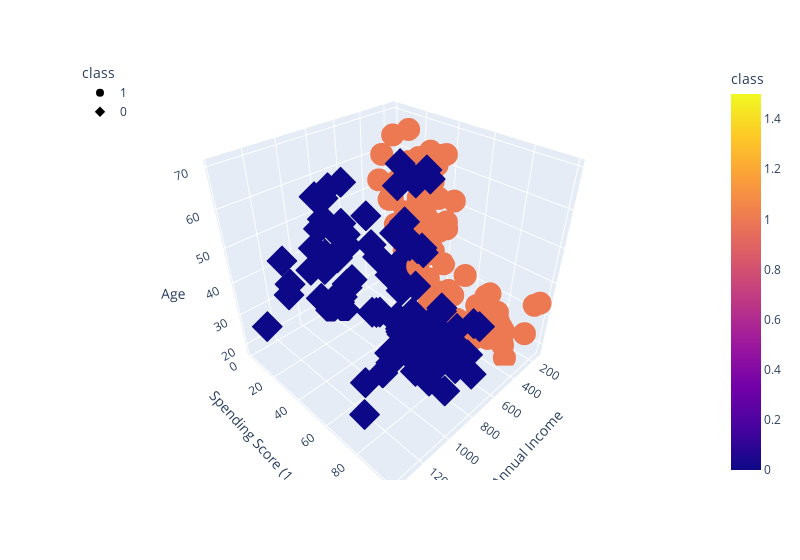

The cell this chart's notebook holds for it:
### Code cell
fig = px.scatter_3d(
    df_shopping,
x="Annual Income",
    y="Spending Score (1-100)",
    z="Age",
color="class",
    symbol="class",
    width=800,
)
fig.update_layout(legend=dict(x=0, y=1))
fig.show()

### Figure 1 — Plotly figure (JSON) as saved in the notebook; plotly's stock layout.template omitted (floating-point values rounded to 4 significant figures)
{"data": [{"hovertemplate": "class=%{marker.color}<br>Annual Income=%{x}<br>Spending Score (1-100)=%{y}<br>Age=%{z}<extra></extra>", "legendgroup": "1", "marker": {"color": [1, 1, 1, 1, 1, 1, 1, 1, 1, 1, 1, 1, 1, 1, 1, 1, 1, 1, 1, 1, 1, 1, 1, 1, 1, 1, 1, 1, 1, 1, 1, 1, 1, 1, 1, 1, 1, 1, 1, 1, 1, 1, 1, 1, 1, 1, 1, 1, 1, 1, 1, 1, 1, 1, 1, 1, 1, 1, 1, 1, 1, 1, 1, 1, 1, 1, 1, 1, 1, 1, 1, 1, 1, 1, 1, 1, 1, 1, 1, 1, 1, 1, 1, 1, 1, 1, 1, 1, 1, 1], "coloraxis": "coloraxis", "symbol": "circle"}, "mode": "markers", "name": "1", "scene": "scene", "showlegend": true, "type": "scatter3d", "x": [150, 150, 160, 160, 170, 170, 180, 180, 190, 190, 190, 190, 200, 200, 200, 200, 210, 210, 230, 230, 240, 240, 250, 250, 280, 280, 280, 280, 290, 290, 300, 300, 330, 330, 330, 330, 340, 340, 370, 370, 380, 380, 390, 390, 390, 390, 400, 400, 400, 400, 420, 420, 430, 430, 430, 430, 440, 440, 460, 460, 460, 460, 470, 470, 480, 480, 480, 480, 480, 480, 490, 490, 500, 500, 540, 540, 540, 540, 540, 540, 540, 540, 540, 540, 540, 540, 570, 570, 580, 580], "y": [39, 81, 6, 77, 40, 76, 6, 94, 3, 72, 14, 99, 15, 77, 13, 79, 35, 66, 29, 98, 35, 73, 5, 73, 14, 82, 32, 61, 31, 87, 4, 73, 4, 92, 14, 81, 17, 73, 26, 75, 35, 92, 36, 61, 28, 65, 55, 47, 42, 42, 52, 60, 54, 60, 45, 41, 50, 46, 51, 46, 56, 55, 52, 59, 51, 59, 50, 48, 59, 47, 55, 42, 49, 56, 47, 54, 53, 48, 52, 42, 51, 55, 41, 44, 57, 46, 58, 55, 60, 46], "z": [19, 21, 20, 23, 31, 22, 35, 23, 64, 30, 67, 35, 58, 24, 37, 22, 35, 20, 52, 35, 35, 25, 46, 31, 54, 29, 45, 35, 40, 23, 60, 21, 53, 18, 49, 21, 42, 30, 36, 20, 65, 24, 48, 31, 49, 24, 50, 27, 29, 31, 49, 33, 31, 59, 50, 47, 51, 69, 27, 53, 70, 19, 67, 54, 63, 18, 43, 68, 19, 32, 70, 47, 60, 60, 59, 26, 45, 40, 23, 49, 57, 38, 67, 46, 21, 48, 55, 22, 34, 50]}, {"hovertemplate": "class=%{marker.color}<br>Annual Income=%{x}<br>Spending Score (1-100)=%{y}<br>Age=%{z}<extra></extra>", "legendgroup": "0", "marker": {"color": [0, 0, 0, 0, 0, 0, 0, 0, 0, 0, 0, 0, 0, 0, 0, 0, 0, 0, 0, 0, 0, 0, 0, 0, 0, 0, 0, 0, 0, 0, 0, 0, 0, 0, 0, 0, 0, 0, 0, 0, 0, 0, 0, 0, 0, 0, 0, 0, 0, 0, 0, 0, 0, 0, 0, 0, 0, 0, 0, 0, 0, 0, 0, 0, 0, 0, 0, 0, 0, 0, 0, 0, 0, 0, 0, 0, 0, 0, 0, 0, 0, 0, 0, 0, 0, 0, 0, 0, 0, 0, 0, 0, 0, 0, 0, 0, 0, 0, 0, 0, 0, 0, 0, 0, 0, 0, 0, 0, 0, 0], "coloraxis": "coloraxis", "symbol": "diamond"}, "mode": "markers", "name": "0", "scene": "scene", "showlegend": true, "type": "scatter3d", "x": [590, 590, 600, 600, 600, 600, 600, 600, 610, 610, 620, 620, 620, 620, 620, 620, 630, 630, 630, 630, 630, 630, 640, 640, 650, 650, 650, 650, 670, 670, 670, 670, 690, 690, 700, 700, 710, 710, 710, 710, 710, 710, 720, 720, 730, 730, 730, 730, 740, 740, 750, 750, 760, 760, 770, 770, 770, 770, 780, 780, 780, 780, 780, 780, 780, 780, 780, 780, 780, 780, 790, 790, 810, 810, 850, 850, 860, 860, 870, 870, 870, 870, 870, 870, 880, 880, 880, 880, 930, 930, 970, 970, 980, 980, 990, 990, 1010, 1010, 1030, 1030, 1030, 1030, 1130, 1130, 1200, 1200, 1260, 1260, 1370, 1370], "y": [55, 41, 49, 40, 42, 52, 47, 50, 42, 49, 41, 48, 59, 55, 56, 42, 50, 46, 43, 48, 52, 54, 42, 46, 48, 50, 43, 59, 43, 57, 56, 40, 58, 91, 29, 77, 35, 95, 11, 75, 9, 75, 34, 71, 5, 88, 7, 73, 10, 72, 5, 93, 40, 87, 12, 97, 36, 74, 22, 90, 17, 88, 20, 76, 16, 89, 1, 78, 1, 73, 35, 83, 5, 93, 26, 75, 20, 95, 27, 63, 13, 75, 10, 92, 13, 86, 15, 69, 14, 90, 32, 86, 15, 88, 39, 97, 24, 68, 17, 85, 23, 69, 8, 91, 16, 79, 28, 74, 18, 83], "z": [68, 18, 48, 40, 32, 24, 47, 27, 48, 20, 23, 49, 67, 26, 49, 21, 66, 54, 68, 66, 65, 19, 38, 19, 18, 19, 63, 49, 51, 50, 27, 38, 40, 39, 23, 31, 43, 40, 59, 38, 47, 39, 25, 31, 20, 29, 44, 32, 19, 35, 57, 32, 28, 32, 25, 28, 48, 32, 34, 34, 43, 39, 44, 38, 47, 27, 37, 30, 34, 30, 56, 29, 19, 31, 50, 36, 42, 33, 36, 32, 40, 28, 36, 36, 52, 30, 58, 27, 59, 35, 37, 32, 46, 29, 41, 30, 54, 28, 41, 36, 34, 32, 33, 38, 47, 35, 45, 32, 32, 30]}], "layout": {"coloraxis": {"colorbar": {"title": {"text": "class"}}, "colorscale": [[0, "#0d0887"], [0.1111, "#46039f"], [0.2222, "#7201a8"], [0.3333, "#9c179e"], [0.4444, "#bd3786"], [0.5556, "#d8576b"], [0.6667, "#ed7953"], [0.7778, "#fb9f3a"], [0.8889, "#fdca26"], [1, "#f0f921"]]}, "legend": {"title": {"text": "class"}, "tracegroupgap": 0, "x": 0, "y": 1}, "margin": {"t": 60}, "scene": {"domain": {"x": [0, 1], "y": [0, 1]}, "xaxis": {"title": {"text": "Annual Income"}}, "yaxis": {"title": {"text": "Spending Score (1-100)"}}, "zaxis": {"title": {"text": "Age"}}}, "width": 800}}
